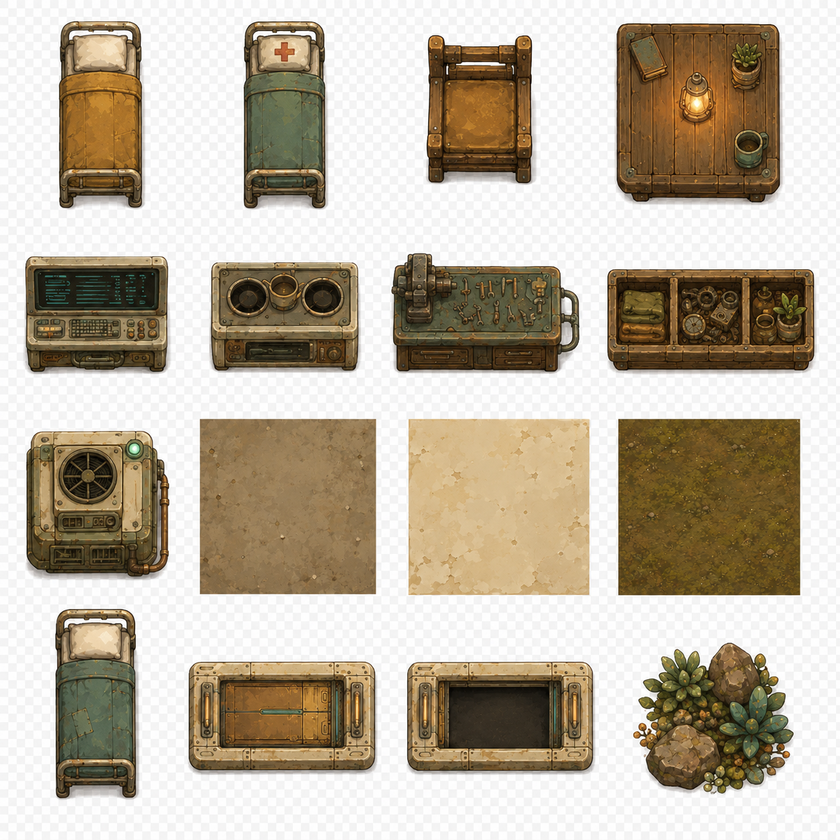
#> input picture assets/building/warm-settlement-atlas.raw.png, 840 x 840 px, shrunk from 1254 x 1254 before the run
$ python prepare_building_art.py
#> lines starting #> are read from the running program, lines starting #| are printed output that depends on the picture
### assets/build_sprites.py
#!/usr/bin/env python3
"""建筑/角色 sprite 资产管线 (ADR-11)
1. 假透明清除: 生图模型会把"透明背景"画成真实的中性近白棋盘格像素
   (2026-08-25 实锤: 兵营/炮塔/仓库/两种敌人 sheet 每帧都有 26x110 白条,
   曾被误诊为"信标光柱")。清除规则: 中性(R=G=B±3)且亮度≥235、与透明区
   连通、组件≥60px → 置透明; 仅处理存在≥500px此类组件的格子(伪影签名)。
2. 帧配准: 每张 sheet 的全部帧做 alpha 质心对齐到帧0
   (codex 生成的帧是独立重画, 质心可漂移 30px+, 直接循环=建筑上下瞬跳)。
   平移在带余量的大画布上做再裁回原尺寸, 不截断越界内容(旧法在固定 cell×H
   画布上 AFFINE, 漂移方向一侧的像素被永久丢弃); 配准幂等——已对齐帧质心差≈0,
   重跑不再移动。首次改写任一原图前备份 <name>.bak(未跟踪新资产误改可恢复)。
3. 重生成 src/sprite_data.js: assets/*_sheet.png → base64 内联
运行: python3 assets/build_sprites.py
"""
import base64, os, shutil
from PIL import Image, ImageFilter

ROOT = os.path.dirname(os.path.dirname(os.path.abspath(__file__)))
ASSETS = os.path.join(ROOT, 'assets')
CELL = 128

# [21 lines left out: functions backup_once, cell_of, centroid, not called in this run]

def _neutral_light(p):
    r, g, b, a = p
    return a > 8 and max(abs(r-g), abs(r-b), abs(g-b)) <= 3 and min(r, g, b) >= 235

def _clean_cell(px, w, h, cell=CELL):
    """单格假透明清除。返回清除的像素数。阈值随格宽平方缩放(256格面积=4x)。"""
    k = (cell / 128) ** 2
    big_th, comp_th = 500 * k, 60 * k
    mask = [[False]*w for _ in range(h)]
    for y in range(h):
        for x in range(w):
            if _neutral_light(px[x, y]):
                mask[y][x] = True
    seen = [[False]*w for _ in range(h)]
    big_artifact = False
    comps = []
    for y0 in range(h):
        for x0 in range(w):
            if not mask[y0][x0] or seen[y0][x0]: continue
            stack = [(x0, y0)]; seen[y0][x0] = True
            comp = []
            touches_bg = False
            while stack:
                x, y = stack.pop()
                comp.append((x, y))
                if x in (0, w-1) or y in (0, h-1): touches_bg = True
                for nx, ny in ((x+1,y),(x-1,y),(x,y+1),(x,y-1),
                               (x+1,y+1),(x-1,y-1),(x+1,y-1),(x-1,y+1)):
                    if 0 <= nx < w and 0 <= ny < h and mask[ny][nx] and not seen[ny][nx]:
                        seen[ny][nx] = True; stack.append((nx, ny))
            for cx, cy in comp:      # 组件内任一像素邻接透明区也算触bg
                if touches_bg: break
                for nx, ny in ((cx+1,cy),(cx-1,cy),(cx,cy+1),(cx,cy-1)):
                    if 0 <= nx < w and 0 <= ny < h and px[nx, ny][3] <= 8:
                        touches_bg = True; break
            comps.append((comp, touches_bg))
            if len(comp) >= big_th and touches_bg: big_artifact = True
    if not big_artifact:
        return 0                      # 无伪影签名的格子原样跳过(保护玩家服/白色墙体)
    removed = 0
    for comp, touches_bg in comps:
        if len(comp) >= comp_th and touches_bg:
            for cx, cy in comp:
                r, g, b, a = px[cx, cy]
                px[cx, cy] = (r, g, b, 0)
                removed += 1
    return removed

# [205 lines left out: functions clean_sheet, foot_y, _shift_frame, register_sheet, baseline_y, content_bbox_h and 3 more, not called in this run]

# [2 lines that do not run on import are left out]

### assets/prepare_building_art.py
#!/usr/bin/env python3
"""Use the ADR-11 PIL pipeline to clean the generated atlas, preserving its master.

Run only after replacing the source atlas (requires Pillow). Normal build.py
embeds the checked-in prepared PNG and does not require Pillow.
"""
from pathlib import Path
from PIL import Image, ImageFilter
import build_sprites

HERE = Path(__file__).resolve().parent / 'building'
image = Image.open(HERE / 'warm-settlement-atlas.raw.png').convert('RGBA')
removed = build_sprites._clean_cell(image.load(), image.width, image.height)
#> removed = 359851
# This atlas has neutral gray antialiasing around the fake checkerboard. Run
# the same connected-background cleanup with a lower gray threshold; its warm
# cream pillows/panels have a wide R/B separation and remain opaque.
build_sprites._neutral_light = lambda p: p[3] > 8 and max(p[:3])-min(p[:3]) <= 16 and min(p[:3]) >= 180
removed += build_sprites._clean_cell(image.load(), image.width, image.height)
#> removed = 369618
if removed < image.width * image.height * .1:
    raise SystemExit('Atlas cleanup found too little background; inspect the new source before preparing it.')
# Remove the last two source-pixel fringe at the matte boundary, before the
# roughly 4:1 runtime reduction. Solid pillows and the material swatches stay solid.
image.putalpha(image.getchannel('A').filter(ImageFilter.MinFilter(5)))
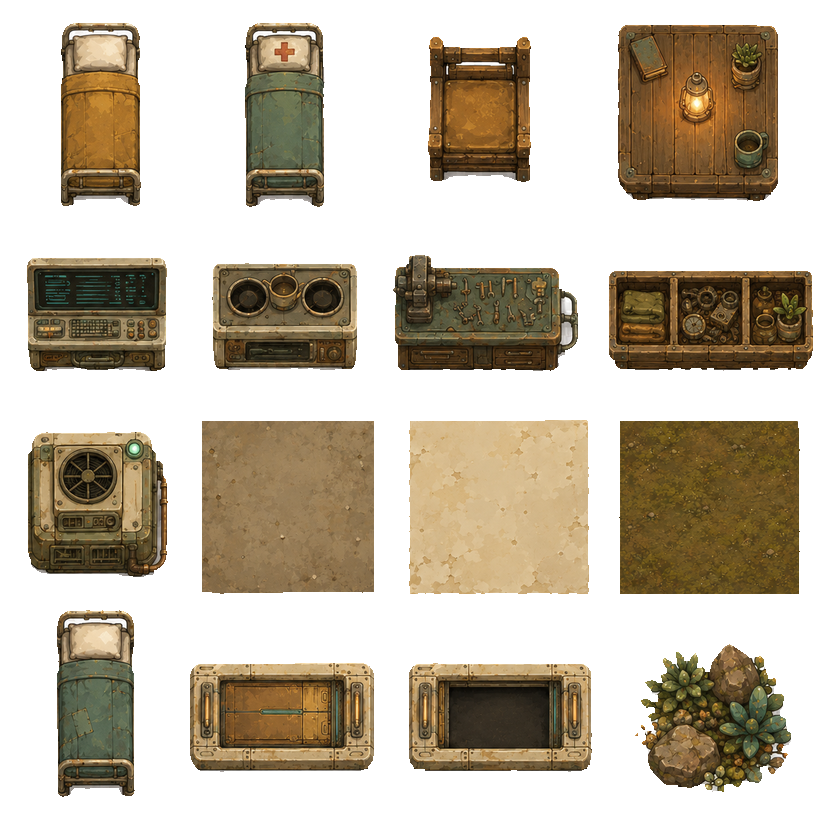
#> image: PIL image 840x840 RGBA; mean R, G, B, A 188.7, 178.3, 161.3, 113.9; transparent parts drawn white
image.save(HERE / 'warm-settlement-atlas.png')
print(f'Prepared building atlas: removed {removed} fake-transparent background pixels')
#| Prepared building atlas: removed 369618 fake-transparent background pixels
